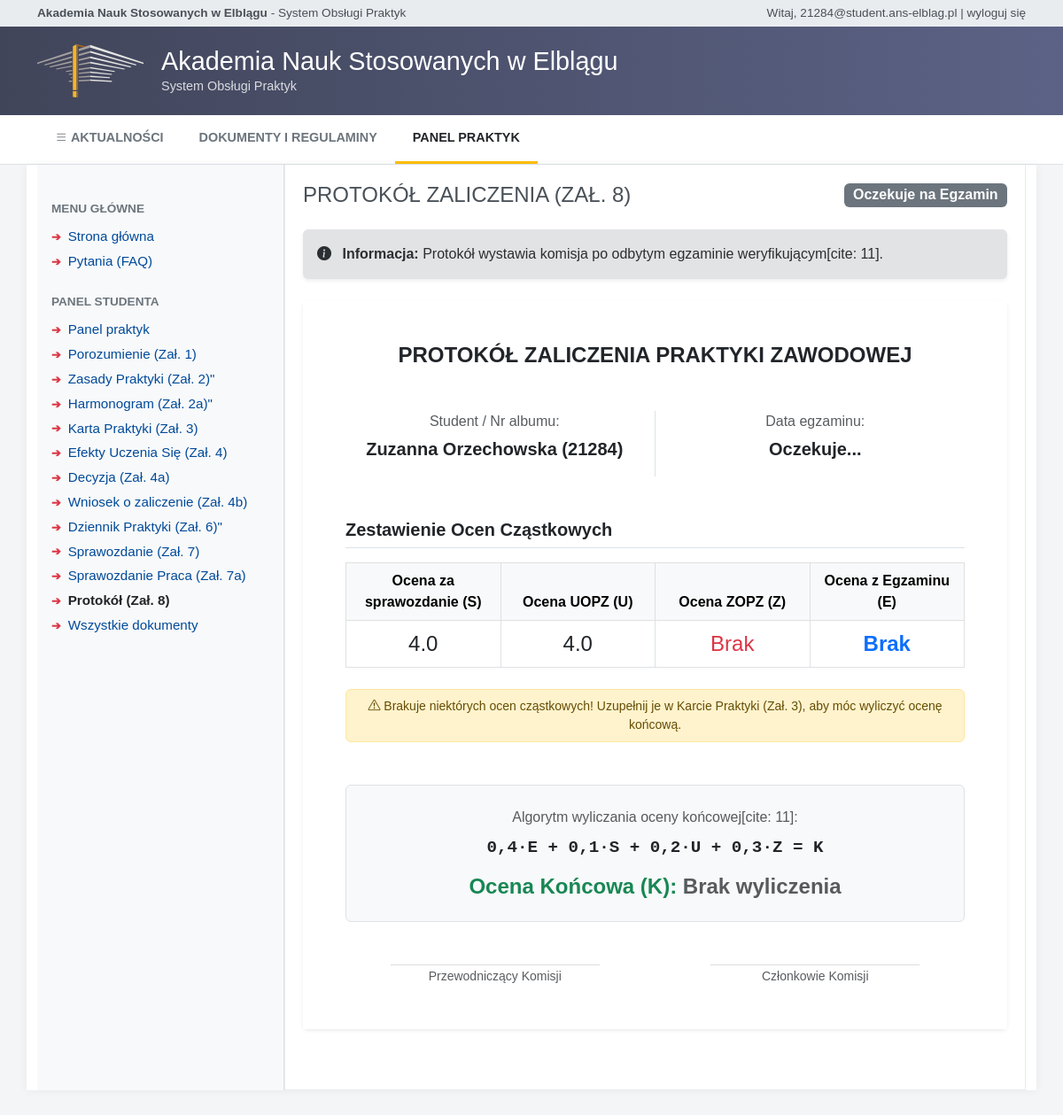
Screenshot of /student/zal8_protokol (signed in) with the database file from the repository.
### models.py (models this page shows, shortened)
class Uzytkownik(db.Model, UserMixin):
    __tablename__ = 'uzytkownik'
    id = db.Column(db.Integer, primary_key=True)
    email = db.Column(db.String(120), unique=True, nullable=False)
    haslo_hash = db.Column(db.String(255), nullable=False)
    imie = db.Column(db.String(50), nullable=False)
    nazwisko = db.Column(db.String(50), nullable=False)
    rola = db.Column(db.String(20), nullable=False)
    aktywny = db.Column(db.Integer, default=1)
    @property
    def is_active(self):
        return bool(self.aktywny)

class Student(db.Model):
    __tablename__ = 'student'
    id = db.Column(db.Integer, primary_key=True)
    uzytkownik_id = db.Column(db.Integer, db.ForeignKey('uzytkownik.id'), nullable=False)
    nr_albumu = db.Column(db.String(20), unique=True, nullable=False)
    kierunek = db.Column(db.String(100), default='informatyka')
    specjalnosc = db.Column(db.String(100))
    tryb_studiow = db.Column(db.String(50))
    rok_studiow = db.Column(db.Integer)
    uzytkownik = db.relationship('Uzytkownik', backref=db.backref('student_profil', uselist=False))

class Protokol(db.Model):
    __tablename__ = 'protokol'
    id = db.Column(db.Integer, primary_key=True)
    praktyka_id = db.Column(db.Integer, db.ForeignKey('praktyka.id'), unique=True, nullable=False)
    ocena_s = db.Column(db.Float)  # ocena za sprawozdanie
    ocena_u = db.Column(db.Float)  # ocena UOPZ
    ocena_z = db.Column(db.Float)  # ocena ZOPZ
    ocena_koncowa = db.Column(db.Float)
    data_egzaminu = db.Column(db.Date)
    przewodniczacy = db.Column(db.String(255))
    plik_pdf_path = db.Column(db.String(255))
    created_at = db.Column(db.DateTime, default=datetime.utcnow)
    praktyka = db.relationship('Praktyka', backref=db.backref('protokol', uselist=False))

### blueprints/student.py (the view)
@student_bp.route('/zal8_protokol')
@login_required
def zal8_protokol():
    if current_user.rola != 'student':
        return redirect(url_for('index'))
    student = Student.query.filter_by(uzytkownik_id=current_user.id).first()
    praktyka = Praktyka.query.filter_by(student_id=student.id).first()
    if not praktyka:
        flash('Brak przypisanej praktyki.', 'warning')
        return redirect(url_for('student.dashboard'))
    protokol = Protokol.query.filter_by(praktyka_id=praktyka.id).first()
    return render_template('dokumenty/zal8_protokol.html', student=student, praktyka=praktyka, protokol=protokol)

### blueprints/auth.py (called while the page is built)
@login_manager.user_loader
def load_user(user_id):
    return Uzytkownik.query.get(int(user_id))

### templates/dokumenty/zal8_protokol.html (shortened to what this page needs)
{% extends "base.html" %}
{% block content %}
{% set ocena_e = none %}
{% if protokol and protokol.ocena_koncowa and protokol.ocena_s and protokol.ocena_u and protokol.ocena_z %}
{% set ocena_e = ((protokol.ocena_koncowa - (0.1 * protokol.ocena_s) - (0.2 * protokol.ocena_u) - (0.3 *
protokol.ocena_z)) / 0.4) | round(1) %}
{% endif %}
<div class="d-flex justify-content-between align-items-center mb-4">
    <div>
        <h2
            style="color: #495057; font-weight: normal; font-size: 1.5rem; text-transform: uppercase; margin-bottom: 0;">
            Protokół Zaliczenia (Zał. 8)</h2>
    </div>
    {% if protokol and protokol.ocena_koncowa %}
    <span class="badge bg-success fs-6">Praktyka Zaliczona</span>
    {% else %}
    <span class="badge bg-secondary fs-6">Oczekuje na Egzamin</span>
    {% endif %}
</div>
<div class="alert alert-secondary border-0 shadow-sm mb-4">
    <i class="bi bi-info-circle-fill me-2"></i>
    <strong>Informacja:</strong> Protokół wystawia komisja po odbytym egzaminie weryfikującym[cite: 11].
</div>
<div class="card shadow-sm border-0 mb-5">
    <div class="card-body p-5 bg-white">
        <h4 class="text-center fw-bold mb-5">PROTOKÓŁ ZALICZENIA PRAKTYKI ZAWODOWEJ</h4>
        <div class="row mb-5 text-center">
            <div class="col-md-6 border-end">
                <p class="text-muted mb-1">Student / Nr albumu:</p>
                <p class="fw-bold fs-5">{{ student.uzytkownik.imie }} {{ student.uzytkownik.nazwisko }} ({{
                    student.nr_albumu }})</p>
            </div>
            <div class="col-md-6">
                <p class="text-muted mb-1">Data egzaminu:</p>
                <p class="fw-bold fs-5">{% if protokol and protokol.data_egzaminu %}{{ protokol.data_egzaminu }}{% else
                    %}Oczekuje...{% endif %}</p>
            </div>
        </div>
        <h5 class="fw-bold border-bottom pb-2 mb-3">Zestawienie Ocen Cząstkowych</h5>
        <table class="table table-bordered text-center align-middle mb-4">
            <thead class="table-light">
                <tr>
                    <th style="width: 25%">Ocena za sprawozdanie (S)</th>
                    <th style="width: 25%">Ocena UOPZ (U)</th>
                    <th style="width: 25%">Ocena ZOPZ (Z)</th>
                    <th style="width: 25%">Ocena z Egzaminu (E)</th>
                </tr>
            </thead>
            <tbody>
                <tr>
                    <td class="fs-4 {% if not protokol or not protokol.ocena_s %}text-danger{% endif %}">
                        {% if protokol and protokol.ocena_s %}{{ protokol.ocena_s }}{% else %} Brak {% endif %}
                    </td>
                    <td class="fs-4 {% if not protokol or not protokol.ocena_u %}text-danger{% endif %}">
                        {% if protokol and protokol.ocena_u %}{{ protokol.ocena_u }}{% else %} Brak {% endif %}
                    </td>
                    <td class="fs-4 {% if not protokol or not protokol.ocena_z %}text-danger{% endif %}">
                        {% if protokol and protokol.ocena_z %}{{ protokol.ocena_z }}{% else %} Brak {% endif %}
                    </td>
                    <td class="fs-4 fw-bold text-primary">
                        {% if ocena_e %}{{ ocena_e }}{% else %} Brak {% endif %}
                    </td>
                </tr>
            </tbody>
        </table>
        {% if not protokol or not protokol.ocena_s or not protokol.ocena_u or not protokol.ocena_z %}
        <div class="alert alert-warning text-center small py-2 mb-5">
            <i class="bi bi-exclamation-triangle"></i> Brakuje niektórych ocen cząstkowych! Uzupełnij je w Karcie
            Praktyki (Zał. 3), aby móc wyliczyć ocenę końcową.
        </div>
        {% endif %}
        <div class="p-4 bg-light border rounded text-center mb-5">
            <p class="text-muted mb-2">Algorytm wyliczania oceny końcowej[cite: 11]:</p>
            <p class="fw-bold mb-3" style="font-family: monospace; font-size: 1.2rem;">0,4·E + 0,1·S + 0,2·U + 0,3·Z = K
            </p>
            <h4 class="fw-bold mb-0 text-success">
                Ocena Końcowa (K):
                {% if protokol and protokol.ocena_koncowa %}
                {{ protokol.ocena_koncowa }}
                {% else %}
                <span class="text-muted">Brak wyliczenia</span>
                {% endif %}
            </h4>
        </div>
        <div class="row mt-4">
            <div class="col-md-6 text-center">
                <hr style="width: 70%; margin: 0 auto; border-color: #6c757d;">
                <small class="text-muted">Przewodniczący Komisji</small><br>
            </div>
            <div class="col-md-6 text-center mt-4 mt-md-0">
                <hr style="width: 70%; margin: 0 auto; border-color: #6c757d;">
                <small class="text-muted">Członkowie Komisji</small>
            </div>
        </div>
    </div>
</div>
{% endblock %}

### templates/base.html (shortened to what this page needs)
<!DOCTYPE html>
<html lang="pl">
<head>
    <link href="https://cdn.jsdelivr.net/npm/bootstrap@5.3.0/dist/css/bootstrap.min.css" rel="stylesheet">
    <link rel="stylesheet" href="https://cdn.jsdelivr.net/npm/bootstrap-icons@1.10.5/font/bootstrap-icons.css">
</head>
<body>
    <div class="top-bar">
        <div class="container d-flex justify-content-between align-items-center">
            <div>
                <strong>Akademia Nauk Stosowanych w Elblągu</strong> - System Obsługi Praktyk
            </div>
            <div>
                {% if current_user.is_authenticated %}
                Witaj, {{ current_user.email }} |
                <a href="{{ url_for('auth.logout') }}">wyloguj się</a>
                {% else %}
                Nie jesteś zalogowany |
                <a href="{{ url_for('auth.login') }}">zaloguj się</a>
                {% endif %}
            </div>
        </div>
    </div>
    <header class="main-header">
        <div class="container header-content">
            <img src="{{ url_for('static', filename='header-logo.svg') }}" alt="Logo ANS Elbląg"
                style="height: 60px; margin-right: 20px;">
            <div>
                <h1 class="header-title">Akademia Nauk Stosowanych w Elblągu</h1>
                <p class="header-subtitle">System Obsługi Praktyk</p>
            </div>
        </div>
    </header>
    {% block navbar %}
    <nav class="main-nav">
        <div class="container d-flex flex-wrap">
            <a class="nav-link {% if request.path == '/' %}active{% endif %}" href="/"><i class="bi bi-list"></i>
                AKTUALNOŚCI</a>
            <a class="nav-link {% if request.path == '/dokumenty' %}active{% endif %}" href="/dokumenty">DOKUMENTY I
                REGULAMINY</a>
            {% if current_user.is_authenticated %}
            {% if current_user.rola == 'student' %}
            <a class="nav-link {% if 'student' in request.path %}active{% endif %}" href="/student/dashboard">PANEL PRAKTYK</a>
            {% elif current_user.rola == 'uopz' %}
            <a class="nav-link {% if 'uopz' in request.path %}active{% endif %}" href="{{ url_for('uopz.dashboard') }}">PANEL STUDENTÓW</a>
            {% endif %}
            {% endif %}
        </div>
    </nav>
    {% endblock %}
    {% block layout %}
    <div class="container mb-5 content-container">
        <div class="row g-0">
            <div class="col-md-3 sidebar ps-3 pe-3 bg-light border-end">
                <div class="sidebar-section-title">Menu Główne</div>
                <ul class="sidebar-menu">
                    <li><a href="/" class="{% if request.path == '/' %}active{% endif %}">Strona główna</a></li>
                    <li><a href="/pytania" class="{% if request.path == '/pytania' %}active{% endif %}">Pytania
                            (FAQ)</a></li>
                </ul>
                {% if current_user.is_authenticated and current_user.rola == 'student' %}
                <div class="sidebar-section-title mt-4">Panel Studenta</div>
                <ul class="sidebar-menu">
                    <li><a href="/student/dashboard" class="{% if 'dashboard' in request.path %}active{% endif %}">Panel praktyk</a></li>
                    <li><a href="/student/porozumienie"
                            class="{% if 'porozumienie' in request.path %}active{% endif %}">Porozumienie (Zał. 1)</a>
                    </li>
                    <li><a href="/student/zal2_program"
                            class="{% if 'zal2_program' in request.path %}active{% endif %}">Zasady Praktyki (Zał. 2)"
                        </a>
                    </li>
                    <li><a href="/student/zal2a_harmonogram"
                            class="{% if 'zal2a_harmonogram' in request.path %}active{% endif %}">Harmonogram (Zał.
                            2a)"</a>
                    </li>
                    <li><a href="/student/zal3_karta"
                            class="{% if 'zal3_karta' in request.path %}active{% endif %}">Karta Praktyki (Zał. 3)</a>
                    </li>
                    <li><a href="/student/zal4_efekty"
                            class="{% if 'zal4_efekty' in request.path %}active{% endif %}">Efekty Uczenia Się (Zał.
                            4)</a></li>
                    <li><a href="/student/zal4a_decyzja"
                            class="{% if 'zal4a_decyzja' in request.path %}active{% endif %}">Decyzja (Zał. 4a)</a></li>
                    <li><a href="/student/zal4b_wniosek"
                            class="{% if 'zal4b_wniosek' in request.path %}active{% endif %}">Wniosek o zaliczenie (Zał.
                            4b)</a></li>
                    <li><a href="/student/dziennik"
                            class="{% if 'dziennik' in request.path %}active{% endif %}">Dziennik Praktyki (Zał. 6)"</a>
                    </li>
                    <li><a href="/student/sprawozdanie"
                            class="{% if 'sprawozdanie' in request.path %}active{% endif %}">Sprawozdanie (Zał. 7)</a>
                    </li>
                    <li><a href="/student/zal7a_sprawozdanie"
                            class="{% if 'zal7a_sprawozdanie' in request.path %}active{% endif %}">Sprawozdanie Praca
                            (Zał. 7a)</a></li>
                    <li><a href="/student/zal8_protokol"
                            class="{% if 'zal8_protokol' in request.path %}active{% endif %}">Protokół (Zał. 8)</a></li>
                    <li><a href="/dokumenty">Wszystkie dokumenty</a></li>
                </ul>
                {% endif %}
            </div>
            <div class="col-md-9 content-area">
                {% block content %}{% endblock %}
            </div>
        </div>
    </div>
    {% endblock %}
</body>
</html>

### templates/base.html (style rules this page uses)
body { font-family: Arial, sans-serif; background-color: #f4f5f7; color: #333; }
.top-bar { background-color: #e9ecef; font-size: 0.85rem; padding: 5px 0; color: #495057; }
.top-bar a { color: #495057; text-decoration: none; }
.main-header { background: linear-gradient(to right, #41455a, #5b6285); color: white; padding: 20px 0; position: relative; }
.main-header::after { content: ''; position: absolute; top: 0; right: 0; bottom: 0; left: 0; opacity: 0.1; z-index: 1; }
.header-content { position: relative; z-index: 2; display: flex; align-items: center; }
.header-title { font-size: 1.8rem; font-weight: 500; margin: 0; }
.header-subtitle { font-size: 0.9rem; opacity: 0.8; margin-bottom: 0; }
.main-nav { background-color: white; border-bottom: 1px solid #dee2e6; padding: 0; }
.main-nav .nav-link { color: #6c757d; font-weight: 600; font-size: 0.9rem; padding: 15px 20px; text-transform: uppercase; }
.main-nav .nav-link.active { color: #212529; border-bottom: 3px solid #fbbc04; }
.sidebar { background-color: transparent; padding-top: 20px; }
.sidebar-menu { list-style: none; padding-left: 0; }
.sidebar-section-title { text-transform: uppercase; font-size: 0.85rem; color: #6c757d; margin-top: 20px; margin-bottom: 10px; font-weight: 600; }
.sidebar-menu li { margin-bottom: 5px; }
.sidebar-menu a { color: #004a99; text-decoration: none; font-size: 0.95rem; display: flex; align-items: center; }
.sidebar-menu a::before { content: "➔"; color: #dc3545; font-size: 0.8rem; margin-right: 8px; font-weight: bold; }
.sidebar-menu a.active { font-weight: bold; color: #212529; }
.content-area { background-color: white; padding: 20px; min-height: 500px; border-left: 1px solid #e9ecef; border-right: 1px solid #e9ecef; border-bottom: 1px solid #e9ecef; }
.content-container { background-color: white; box-shadow: 0 0 10px rgba(0, 0, 0, 0.05); margin-top: 0; }

### rows the page displays
Uzytkownik: email "21284@student.ans-elblag.pl", uzytkownik.imie "Zuzanna", uzytkownik.nazwisko "Orzechowska"
Student: nr_albumu "21284"
Protokol: ocena_s "4.0", ocena_u "4.0"
